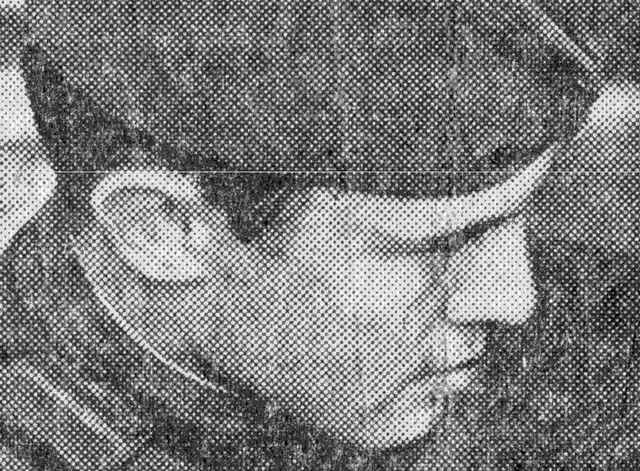
#> input picture period_input.jpg, 640 x 471 px
$ python butterworth.py
#> lines starting #> are read from the running program, lines starting #| are printed output that depends on the picture
import cv2
import numpy as np
import matplotlib
import matplotlib.pyplot as plt
matplotlib.use('TkAgg')


img = cv2.imread("period_input.jpg", cv2.IMREAD_GRAYSCALE)
#> img is the input picture: shape (471, 640); min 0, max 255, mean 123.6

ft = np.fft.fft2(img)
ft = np.fft.fftshift(ft)
mag_ft = np.abs(ft)
f_input = 1 * np.log(np.abs(ft)+1)
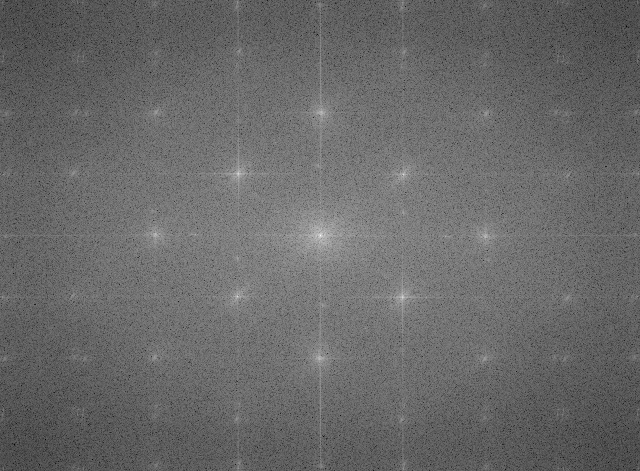
#> f_input: shape (471, 640) float64; min 2.72, max 17.43, mean 8.79; drawn with min black and max white
m = img.shape[0]//2
#> m = 235
n = img.shape[1]//2
#> n = 320
point_list=[]
def onclick(event):
    global x, y
    ax = event.inaxes
    if ax is not None:

        x, y = ax.transData.inverted().transform([event.x, event.y])
        x = int(round(x))
        y = int(round(y))
        print('button=%d, x=%d, y=%d, xdata=%f, ydata=%f' %
              (event.button, event.x, event.y, x, y))
        point_list.append((x,y))


plt.title("Please select seed pixel from the input")
im = plt.imshow(f_input, cmap='gray')
im.figure.canvas.mpl_connect('button_press_event', onclick)
plt.show(block=True)
print(point_list)
D0 = 15
N = 2
bw=np.zeros((img.shape[0],img.shape[1]),dtype=np.float32)
for i in range(img.shape[0]):
    for j in range(img.shape[1]):
#> (the run stopped early here; a loop or call above may not have finished)

$ run again, with onion.PNG saved as period_input.jpg
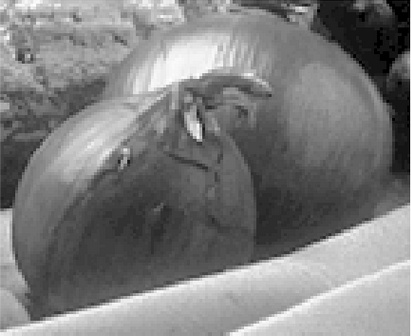
#> input picture onion.PNG, 411 x 336 px
#> img is the input picture: shape (336, 411); min 0, max 255, mean 124.9
#> `f_input = 1 * np.log(np.abs(ft)+1)`:
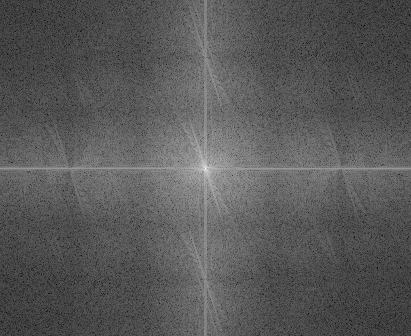
#> f_input: shape (336, 411) float64; min 1.65, max 16.66, mean 6.9; drawn with min black and max white
